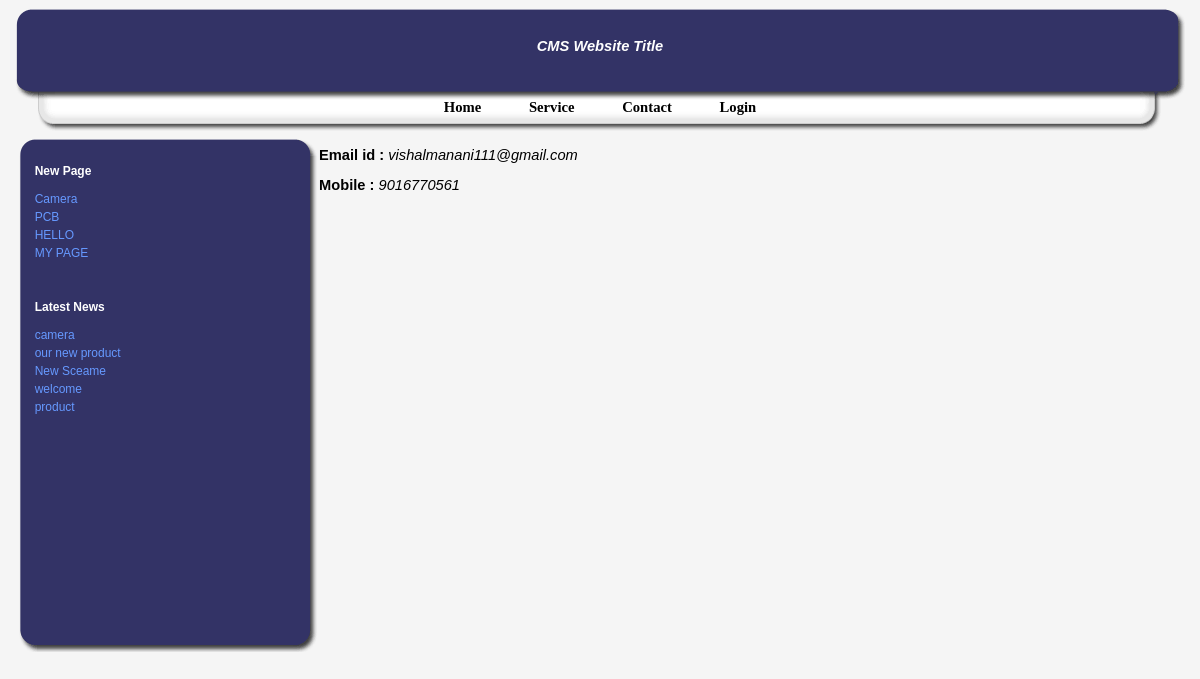
/cms3/contact.php, run on the app's committed database.
### tables this page shows
CREATE TABLE IF NOT EXISTS `conf` (
  `lab_id` int(3) NOT NULL AUTO_INCREMENT,
  `lab_name` varchar(500) NOT NULL,
  `lab_value` varchar(500) NOT NULL,
  PRIMARY KEY (`lab_id`)
);

CREATE TABLE IF NOT EXISTS `newpage` (
  `page_id` int(11) NOT NULL AUTO_INCREMENT,
  `page_title` varchar(50) NOT NULL,
  `page_des` varchar(500) NOT NULL,
  PRIMARY KEY (`page_id`)
);

CREATE TABLE IF NOT EXISTS `news` (
  `id` int(11) NOT NULL AUTO_INCREMENT,
  `news` varchar(100) NOT NULL,
  `newsdata` varchar(500) NOT NULL,
  `newsdate` varchar(50) NOT NULL,
  PRIMARY KEY (`id`)
);

CREATE TABLE IF NOT EXISTS `pages` (
  `page_id` int(11) NOT NULL AUTO_INCREMENT,
  `page_title` varchar(50) NOT NULL,
  `page_des` varchar(500) NOT NULL,
  PRIMARY KEY (`page_id`)
);

### cms3/contact.php (the view, shortened to what this page needs)
<!DOCTYPE html PUBLIC "-//W3C//DTD XHTML 1.0 Transitional//EN"
           "http://www.w3.org/TR/xhtml1/DTD/xhtml1-transitional.dtd">
<html>
<head>
    <link rel="stylesheet" type="text/css" href="./style.css" />
</head>
<body>
<div id="banner_lc">
<div id="banner_rc">
<div id="banner_tc">
<div id="banner_bc">
<div id="banner_bl">
<div id="banner_br">
<div id="banner_tl">
<div id="banner_tr">
<div id="banner">
  <br>
 <?php
					$query1="select *from conf where lab_id=3";
					$result1=mysql_query($query1);
					$row1=mysql_fetch_array($result1);
					echo $row1[2];
				?>
	</div>
 <div id="top_nav">
    <a href="home.php">Home</a>
    <a href="service.php">Service</a>
    <a href="contact.php">Contact</a>
     <a href="login.php">Login</a>
      </div>
</div></div></div></div></div></div></div></div>
 <div class="left_sidebar_container">
		<div class="sidebar_lc">
		<div class="sidebar_rc">
		<div class="sidebar_tc">
		<div class="sidebar_bc">
		<div class="sidebar_bl">
		<div class="sidebar_br">
		<div class="sidebar_tl">
		<div class="sidebar_tr">
		<div id="LeftSideBar">
		<div class="SideBarItem">
		<div class="SideBarTitle">New Page</div>
<?php
											$query="select * from newpage";
											$result=mysql_query($query);
											while($row=mysql_fetch_array($result))
											{
												$a=$row['page_title'];
											?>
											<a href="navigation.php?name=<?php echo $a ?>"> <?php echo $a ?></a><br>
										<?php
											}
											?>
</div>
     <div class="SideBarItem">
	<div class="SideBarTitle">Latest News</div>
	<div class="SideBarItem">
	<?php
	$query="select * from news order by newsdate desc";
    $result=mysql_query($query);
	while($row=mysql_fetch_array($result))
	{
	$newsid=$row[0];
	$news=$row[1];
	?>
	<a href="latestnews.php?newsid=<?php echo $newsid ?>"> <?php echo $news ?></a><br>
	<?php
	}
?>
		<br><br><br><br><br><br><br><br>
		</div>
		 </div>
		</div>
        </div></div></div></div></div></div></div></div></div></div>
<?php
					$query11="select *from pages where page_id=2";
					$result11=mysql_query($query11);
					$row11=mysql_fetch_array($result11);
					echo $row11[2];
				?>
</body>
</html>

### cms3/style.css (style rules this page uses)
body { padding:.5em 1em; margin:0px; font-family: Arial, sans-serif; font-size:11pt; background-color:#f5f5f5; }
#banner_tc { background-image:url("./img/htc.gif"); background-position:top center; background-repeat:repeat-x; }
#banner_rc { background-image:url("./img/hrc.gif"); background-position:right; background-repeat:repeat-y; }
#banner_lc { background-image:url("./img/hlc.gif"); background-position:left; background-repeat:repeat-y; padding:0px 0px 0px 0px; margin:0px; background-color:#333366; }
#banner_bc { background-image:url("./img/hbc.gif"); background-position:bottom center; background-repeat:repeat-x; }
#banner_tl { background-image:url("./img/htl.gif"); background-position:top left; background-repeat:no-repeat; }
#banner_tr { background-image:url("./img/htr.gif"); background-position:top right; background-repeat:no-repeat; text-align:center; }
#banner_bl { background-image:url("./img/hbl.gif"); background-position:bottom left; background-repeat:no-repeat; }
#banner_br { background-image:url("./img/hbr.gif"); background-position:bottom right; background-repeat:no-repeat; }
#top_nav { position:relative; bottom:1.25em; left:0em; height:1em; text-align:center;color:#000; font-family:georgia,serif ; }
#top_nav a,#top_nav a:visited,#top_nav a:hover { color:#000 !important; padding:0px 1.5em;font-weight:bold; }
.sidebar_tc { background-image:url("./img/sidebar_tc.gif"); background-position:top center; background-repeat:repeat-x; }
.sidebar_rc { background-image:url("./img/sidebar_rc.gif"); background-position:right; background-repeat:repeat-y; }
.sidebar_lc { background-image:url("./img/sidebar_lc.gif"); background-position:left; background-repeat:repeat-y; background-color:#333366; }
.sidebar_bc { background-image:url("./img/sidebar_bc.gif"); background-position:bottom center; background-repeat:repeat-x; }
.sidebar_tl { background-image:url("./img/sidebar_tl.gif"); background-position:top left; background-repeat:no-repeat; }
.sidebar_tr { background-image:url("./img/sidebar_tr.gif"); background-position:top right; background-repeat:no-repeat; padding:20px; }
.sidebar_bl { background-image:url("./img/sidebar_bl.gif"); background-position:bottom left; background-repeat:no-repeat; }
.sidebar_br { background-image:url("./img/sidebar_br.gif"); background-position:bottom right; background-repeat:no-repeat; }
.left_sidebar_container { float:left; width:26%; }
#RightSideBar,#LeftSideBar { padding:0px; }
#banner { background-color: inherit; color:#ffffff; height:7.5em; }
a { background-color:transparent; }
a:link, a:visited, a:active { color: #6699ff; background-color:inherit; text-decoration: none; }
div.SideBarItem { padding-bottom: 12px; margin-bottom: 2em; font-size: 12px; font-weight:normal;line-height:150%; color:#fff; }
.SideBarTitle { font-family: arial, sans-serif; color: #FFFFFF; background-color:inherit; font-size: 1em; font-weight:bold; text-align:left; margin:10px 0px; }

### data on the page
conf: lab_value "CMS Website Title"
newpage: page_title "Camera"
newpage: page_title "PCB"
newpage: page_title "HELLO"
newpage: page_title "MY PAGE"
news: news "camera"
news: news "our new product"
news: news "New Sceame"
news: news "welcome"
news: news "product"
pages: page_des "Email id : vishalmanani111@gmail.com Mobile : 9016770561"
